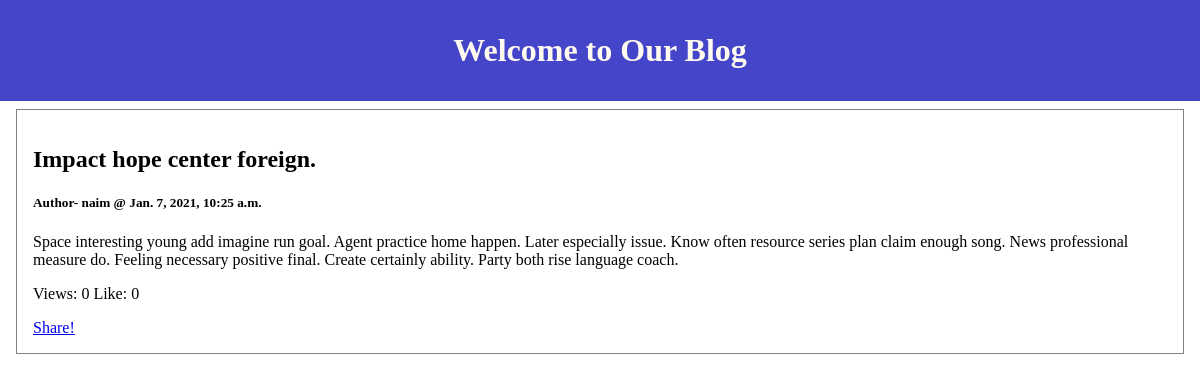
Page /blog/2021/1/7/Impact-hope-center-foreign/ on the committed database.
### blog/models.py (models this page shows, shortened)
class Post(models.Model):
    STATUS_CHOICES = (
        ('draft', 'Draft'),
        ('published', 'Published'),
    )
    objects = models.Manager() #default Manager
    published = PublishedManager()
    title = models.CharField(max_length=50, null=True)
    slug = models.SlugField(max_length=250, unique_for_date='publish', null=True)
    author = models.ForeignKey(User,
                                on_delete=models.CASCADE,
                                related_name='blog_posts',
                                null=True)
    body = models.TextField(null=True)
    publish = models.DateTimeField(default=timezone.now)
    created = models.DateTimeField(auto_now_add=True, null=True)
    updated = models.DateTimeField(auto_now=True, null=True)
    views = models.IntegerField(default=0)
    like = models.IntegerField(default=0)
    status = models.CharField(max_length=10, choices=STATUS_CHOICES, default="draft")
    class Meta:
        ordering = ('-publish',)

### blog/views.py (the view)
# urls.py: path('<int:year>/<int:month>/<int:day>/<slug:post_slug>/', views.post_details, name='post_details'),
def post_details(req, year, month, day, post_slug):
    post = get_object_or_404(Post,
        slug=post_slug,
        status='published',
        publish__year=year,
        publish__month=month,
        publish__day=day)
    return render(req, 'blog/post_details.html', {"post": post})

### templates/blog/post_details.html
{% extends "blog/base.html" %}
{% block content %}
    <h2>{{ post.title }}</h2>
    <h5>Author- {{post.author}} @ {{post.publish}}</h5>
    <p>
        {{post.body}}
    </p>
    <p>
        Views: {{post.views}} Like: {{post.like}}
    </p>
    <div>
        <a href="share/{{post.id}}">Share!</a>
    </div>
{% endblock %}

### static/css/styles.css (style rules this page uses)
body { padding: 0px; margin: 0px; }

### rows in the picture
Post: title "Impact hope center foreign.", author "naim", publish "Jan. 7, 2021, 10:25 a.m.", body "Space interesting young add imagine run goal. Agent practice home happen. Later especially issue. Know often resource series plan claim enough song. News professional measure do. Feeling necessary positive final. Create certainly ability. Party both rise language coach.", views "0", like "0"
